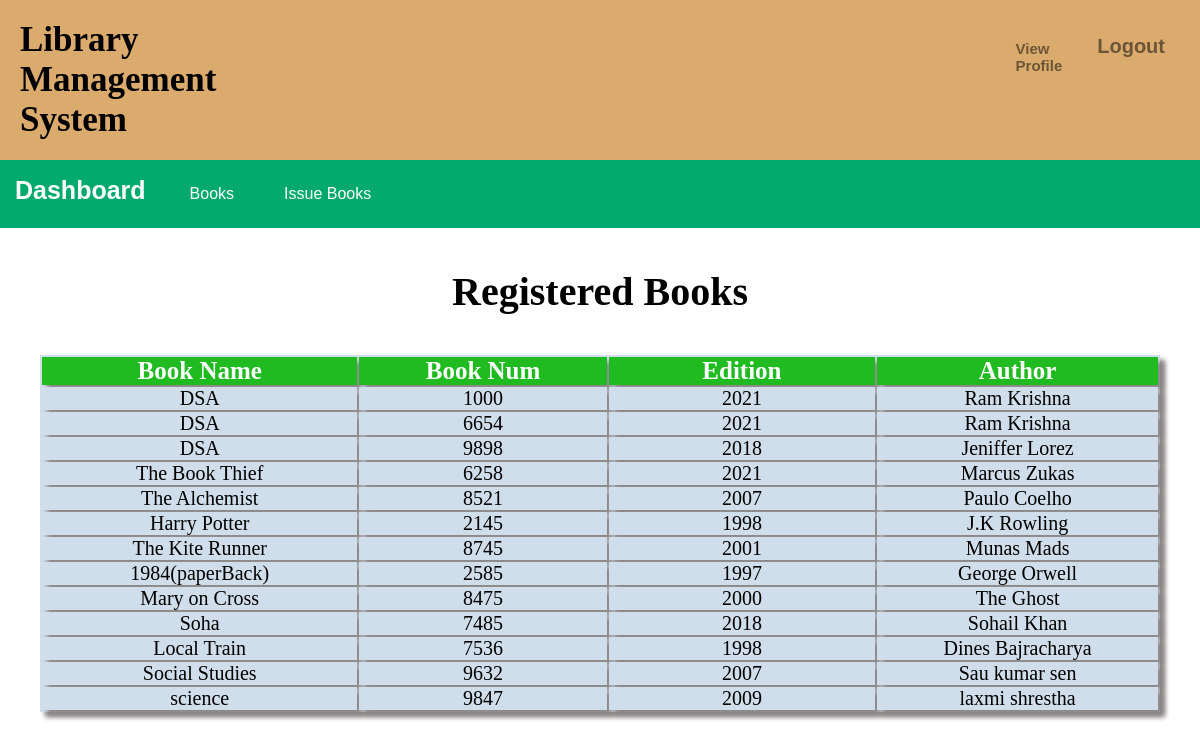
The page /admin/registerbooks.php on the database its author committed.
### tables this page shows
CREATE TABLE `books` (
  `book_id` int(255) NOT NULL,
  `book_name` varchar(255) NOT NULL,
  `book_num` varchar(255) NOT NULL,
  `book_edition` varchar(255) NOT NULL,
  `author_name` varchar(255) NOT NULL,
  `category` varchar(255) NOT NULL
);

### admin/registerbooks.php (the view, shortened to what this page needs)
<?php
     $connection = mysqli_connect("localhost","root","");
     $query = "select * from books";
?>
<!DOCTYPE html>
<html lang="en">
<head>
    <link rel="stylesheet" href="../style.css">
</head>
<body>
    <div class="navigation-bar">
        <div class="nav-container">
         <h1><a href="adminprofile.php">Library Management System</a></h1>
         <div class="profile-logout">
            <h3 class="view-profile" style="margin: 20px;font-family: arial;"><a href="adminviewprofile.php">View Profile</a></h3>
            <li class="logout-btn"><a href="../logout.php">Logout</a></li>
         </div>
        </div>
    </div>
    <div class="second-nav-bar">
        <div class="container">
            <h3 style="display: inline-block;font-size: 25px;color: rgb(254, 254, 254);margin: 15px;">Dashboard</h3>
            <div class="dropdown">
                <button class="dropbtn">Books</button>
        </div>
    </div>
    <div class="second-nav-bar">
        <div class="container">
            <div class="dropdown">
                <button class="dropbtn">Issue Books</button>
            </div>
        </div>
    </div>
  </div>
    <h2 class="h2-register-header">Registered Books</h2>
    <table>
        <thead>
          <tr>
             <th>Book Name</th>
             <th>Book Num</th>
             <th>Edition</th>
             <th>Author</th>
          </tr>
        </thead>
        <?php
             $query_run = mysqli_query($connection,$query);
             while($row = mysqli_fetch_assoc($query_run))
             {
                $bname = $row['book_name'];
                $bnum = $row['book_num'];
                $bedition = $row['book_edition'];
                $author = $row['author_name'];
                ?>
        <tr>
            <td><?php echo $bname;?></td>
            <td><?php echo $bnum;?></td>
            <td><?php echo $bedition;?></td>
            <td><?php echo $author;?></td>
        </tr>
        <?php
             }
            ?>
    </table>
</body>
</html>

### style.css (style rules this page uses)
* { margin: 0px; padding: 0px; box-sizing: border-box; }
h1 { font-size: 35px; cursor: pointer; font-family: verdana; }
h2 { font-size: 40px; font-family: arial; font-weight: 900; text-align: center; }
h3 { font-size: 15px; font-family: arial; }
a { text-decoration: none; color: black; }
li { list-style: none; }
.h2-register-header { margin-top: 40px; font-family: Calibri; }
.dropbtn { background-color: #04AA6D; color: white; padding: 25px; font-size: 16px; border: none; }
.dropdown { position: relative; display: inline-block; }
.second-nav-bar { background-color:#04AA6D; display: flex; flex-direction: row }
.navigation-bar { background-color: rgb(219, 171, 109); padding: 20px; }
.nav-container { display: flex; justify-content: space-between; }
.profile-logout { display: flex; justify-content: space-between; margin-left: 43em; opacity: 0.5; }
.logout-btn { font-size: 20px; font-weight: 600; font-family: arial; margin: 15px; cursor: pointer; }
table,th,td { width: 70rem; text-align: center; font-size: 20px; font-family: calibri; margin: 40px auto; box-shadow: 5px 5px 5px rgb(139, 134, 134); background-color: rgb(208, 221, 234); }
th { font-size: 25px; color:white; background-color: rgb(32, 187, 32); }

### rows shown on the page
books: book_name "DSA", book_num "1000", book_edition "2021", author_name "Ram Krishna"
books: book_name "DSA", book_num "6654", book_edition "2021", author_name "Ram Krishna"
books: book_name "DSA", book_num "9898", book_edition "2018", author_name "Jeniffer Lorez"
books: book_name "The Book Thief", book_num "6258", book_edition "2021", author_name "Marcus Zukas"
books: book_name "The Alchemist", book_num "8521", book_edition "2007", author_name "Paulo Coelho"
books: book_name "Harry Potter", book_num "2145", book_edition "1998", author_name "J.K Rowling"
books: book_name "The Kite Runner", book_num "8745", book_edition "2001", author_name "Munas Mads"
books: book_name "1984(paperBack)", book_num "2585", book_edition "1997", author_name "George Orwell"
books: book_name "Mary on Cross", book_num "8475", book_edition "2000", author_name "The Ghost"
books: book_name "Soha", book_num "7485", book_edition "2018", author_name "Sohail Khan"
books: book_name "Local Train", book_num "7536", book_edition "1998", author_name "Dines Bajracharya"
books: book_name "Social Studies", book_num "9632", book_edition "2007", author_name "Sau kumar sen"
books: book_name "science", book_num "9847", book_edition "2009", author_name "laxmi shrestha"
